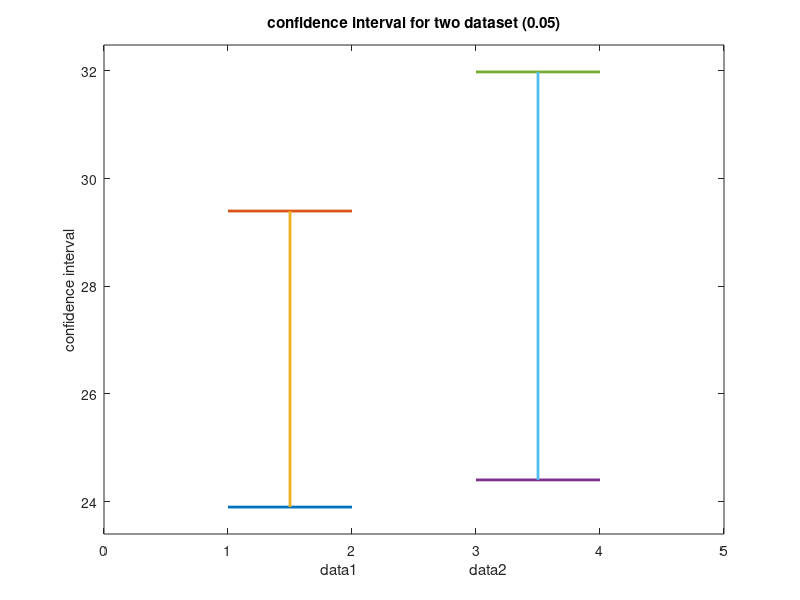
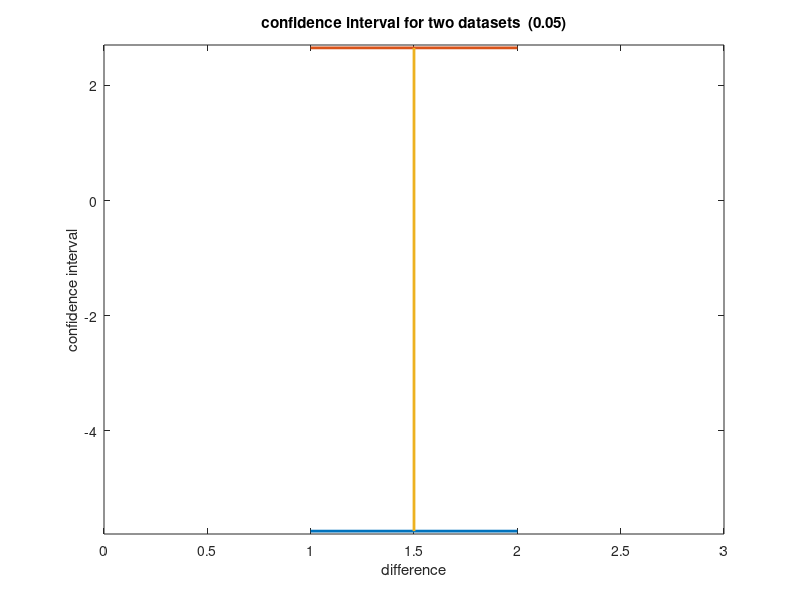
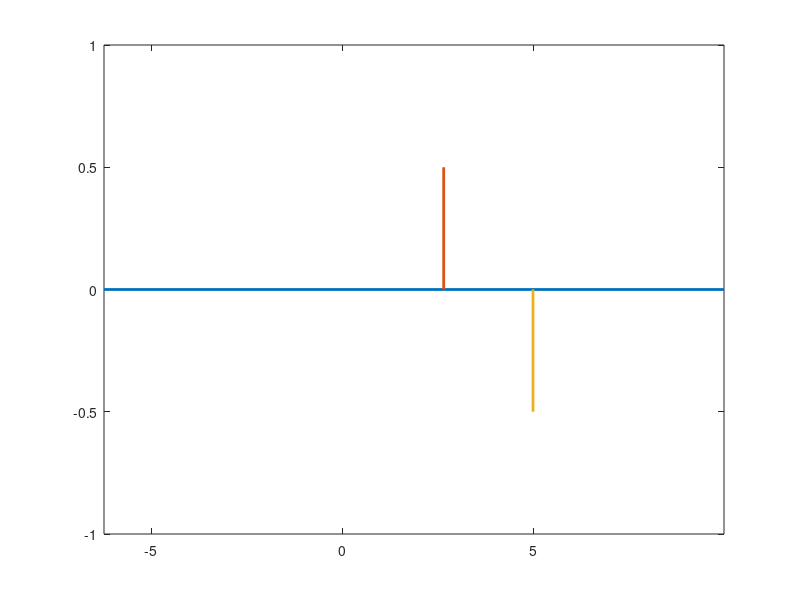

These charts were generated, in order, by the following MATLAB code:
close all;
clear;
load('data_lab7.mat')
arr1=psnr1';
arr2=psnr2';



mean1=mean(arr1)
mean2=mean(arr2)

s1=std(arr1)
s2=std(arr2)

n1=size(arr1,1)
n2=size(arr2,1)
tval1=2.571
tval2=tval1

cimin1=mean1-(s1*tval1)/(n1^(0.5));
cimin2=mean2-(s2*tval2)/(n2^(0.5));

cimax1=mean1+(s1*tval1)/(n1^(0.5));
cimax2=mean2+(s2*tval2)/(n2^(0.5));


int1=cimax1-cimin2;

CI1 = [cimin1 cimax1]
CI2 = [cimin2 cimax2]

pause

figure;
plot([1 2],[CI1(1) CI1(1)],'lineWidth',2)
hold on
plot([1 2],[CI1(2) CI1(2)],'lineWidth',2)
hold on
plot([1.5 1.5], CI1,'lineWidth',2)
hold on
plot([3 4],[CI2(1) CI2(1)],'lineWidth',2)
hold on
plot([3 4],[CI2(2) CI2(2)],'lineWidth',2)
hold on
plot([3.5 3.5], CI2,'lineWidth',2)
xlabel('data1                            data2')
ylabel('confidence interval')
title('confidence interval for two dataset (0.05)')

av1=[CI1 CI2];
ylim([min(av1)-0.5 max(av1)+0.5])
xlim([0 5])




mean1=mean(arr1);
mean2=mean(arr2);

s1=std(arr1);
s2=std(arr2);

n1=size(arr1,1);
n2=size(arr2,1);

abc1=(s1*s1*(n1-1)+ s2*s2*(n2-1))/(n1+n2-2);
abc2=(1/n1 +1/n2)^(0.5);
abc1=abc1^(0.5);

abc1=abc1*abc2;
m1mm2=mean1-mean2


tval1=2.306
abc1=abc1*tval1;



cimin1=mean1-mean2-abc1;
cimax1=mean1-mean2+abc1;

CI=[cimin1 cimax1]


figure;
plot([1 2],[CI(1) CI(1)],'lineWidth',2)
hold on
plot([1 2],[CI(2) CI(2)],'lineWidth',2)
hold on
plot([1.5 1.5], CI,'lineWidth',2)
xlabel('difference')
ylabel('confidence interval')
title('confidence interval for two datasets  (0.05)')


av1=CI ;
ylim([min(av1)-0.05 max(av1)+0.05])
xlim([0 3])




int1=abs(int1)
av=[CI int1];
CI=abs(CI);
figure;
plot([min(av)-0.5 max(av)+5],[ 0 0], 'lineWidth',2)
hold on
plot([min(CI) min(CI)], [ 0 0.5], 'lineWidth',2)
hold on
plot([int1 int1], [ 0 -0.5], 'lineWidth',2)
hold on


xlim([min(av)-0.5 max(av)+5])
ylim([-1 1])










alg1=psnr1';
alg2=psnr2';
data2=alg1-alg2;
m1=mean(data2);
std1=std(data2);
n=size(alg1,1);

% Should we do the t-test?
ES=(mean(alg1) -mean(alg2) )/std1

% paired t-test
t_value=abs(m1)/(std1/(n^(0.5)))

tv1=2.015
tv2=3.365

if (t_value>tv1)
    'reject 0.05'
else
    'accept 0.05'
end


if (t_value>tv2)
    'reject 0.01'
else
    'accept 0.01'
end




